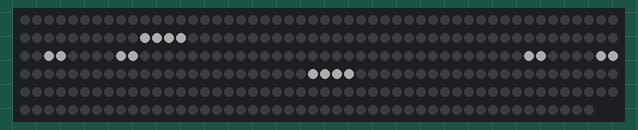
This sketch was run on a simulated Arduino Uno, built with avr-gcc and run on an emulated ATmega328P. Shown: 298 RGB LEDs in strip order, left to right, continuing on the next row. Dim RGB values are drawn brighter than linear.

Above: at 2.2 s.

The sketch:

Map_Matrix_Test_1.ino
```cpp
#include "FastLED.h"
#define NUM_LEDS 298
#define DATA_PIN 11
#define LED_TYPE WS2812
#define COLOR_ORDER GRB

CRGB leds[298];

const int xpos[] PROGMEM = {
  2813,
2747,
2681,
2616,
2550,
2485,
2419,
2354,
2288,
2223,
2157,
2091,
2026,
1960,
1895,
1829,
1764,
1698,
1633,
1567,
1502,
1436,
1370,
1305,
1239,
1174,
1108,
1043,
977,
912,
846,
780,
715,
649,
584,
518,
453,
387,
322,
256,
191,
125,
125,
191,
256,
322,
387,
453,
518,
584,
649,
715,
780,
846,
912,
977,
1043,
1108,
1174,
1239,
1305,
1370,
1436,
1502,
1567,
1633,
1698,
1764,
1829,
1895,
1960,
2026,
2091,
2157,
2223,
2288,
2354,
2419,
2485,
2550,
2616,
2681,
2747,
2812,
2812,
2747,
2681,
2616,
2550,
2485,
2419,
2354,
2288,
2223,
2157,
2091,
2026,
1960,
1895,
1829,
1764,
1698,
1633,
1567,
1502,
1436,
1370,
1305,
1239,
1174,
1108,
1043,
977,
912,
846,
780,
715,
649,
584,
518,
453,
387,
322,
256,
191,
125,
125,
191,
256,
322,
387,
453,
518,
584,
649,
715,
780,
846,
912,
977,
1043,
1108,
1174,
1239,
1305,
1370,
1436,
1502,
1567,
1633,
1698,
1764,
1829,
1895,
1960,
2025,
125,
191,
256,
322,
387,
453,
518,
584,
649,
715,
780,
846,
912,
977,
1043,
1108,
1174,
1239,
1305,
1370,
1436,
1502,
1567,
1633,
1698,
1764,
1829,
1895,
1960,
2026,
125,
191,
256,
322,
387,
453,
518,
584,
649,
715,
780,
846,
912,
977,
1043,
1108,
1174,
1239,
1305,
1370,
1436,
1502,
1567,
1633,
1698,
1764,
1829,
1895,
1960,
2026,
125,
191,
256,
322,
387,
453,
518,
584,
649,
715,
780,
846,
912,
977,
1043,
1108,
1174,
1239,
1305,
1370,
1436,
1502,
1567,
1633,
1698,
1764,
1829,
1895,
1960,
2026,
2125,
2125,
2125,
2125,
2125,
2125,
2194,
2194,
2194,
2194,
2194,
2194,
2263,
2263,
2263,
2263,
2263,
2263,
2319,
2319,
2319,
2319,
2319,
2319,
2388,
2388,
2388,
2388,
2388,
2388,
2450,
2450,
2450,
2450,
2450,
2450,
2550,
2550,
2550,
2550,
2550,
2613,
2678,
2744,
2813,
2813,
2813,
2813,
2813,
2738,
2672,
2606
};
const int ypos[] PROGMEM = {
  138,
138,
138,
138,
138,
138,
138,
138,
138,
138,
138,
138,
138,
138,
138,
138,
138,
138,
138,
138,
138,
138,
138,
138,
138,
138,
138,
138,
138,
138,
138,
138,
138,
138,
138,
138,
138,
138,
138,
138,
138,
138,
250,
250,
250,
250,
250,
250,
250,
250,
250,
250,
250,
250,
250,
250,
250,
250,
250,
250,
250,
250,
250,
250,
250,
250,
250,
250,
250,
250,
250,
250,
250,
250,
250,
250,
250,
250,
250,
250,
250,
250,
250,
250,
388,
388,
388,
388,
388,
388,
388,
388,
388,
388,
388,
388,
388,
388,
388,
388,
388,
388,
388,
388,
388,
388,
388,
388,
388,
388,
388,
388,
388,
388,
388,
388,
388,
388,
388,
388,
388,
388,
388,
388,
388,
388,
513,
513,
513,
513,
513,
513,
513,
513,
513,
513,
513,
513,
513,
513,
513,
513,
513,
513,
513,
513,
513,
513,
513,
513,
513,
513,
513,
513,
513,
513,
650,
650,
650,
650,
650,
650,
650,
650,
650,
650,
650,
650,
650,
650,
650,
650,
650,
650,
650,
650,
650,
650,
650,
650,
650,
650,
650,
650,
650,
650,
775,
775,
775,
775,
775,
775,
775,
775,
775,
775,
775,
775,
775,
775,
775,
775,
775,
775,
775,
775,
775,
775,
775,
775,
775,
775,
775,
775,
775,
775,
913,
913,
913,
913,
913,
913,
913,
913,
913,
913,
913,
913,
913,
913,
913,
913,
913,
913,
913,
913,
913,
913,
913,
913,
913,
913,
913,
913,
913,
913,
875,
809,
744,
678,
613,
547,
547,
613,
678,
744,
809,
875,
875,
809,
744,
678,
613,
547,
547,
613,
678,
744,
809,
875,
875,
809,
744,
678,
613,
547,
547,
613,
678,
744,
809,
875,
838,
772,
706,
641,
575,
575,
575,
575,
575,
641,
706,
772,
838,
838,
838,
838
};

int r = 200;      // radius of circle
int h = 1400;     // x starting center of circle
int k = 450;    // y starting center of circle
int xspeed = 80;
int yspeed = 30;


void setup() {
  delay(2000); // power-up safety delay
  FastLED.addLeds<NEOPIXEL, 11>(leds, NUM_LEDS);
  FastLED.setBrightness(50);
  FastLED.setMaxPowerInVoltsAndMilliamps(5,1500);
  set_max_power_indicator_LED(13);

  Serial.begin(9600);                                        // Initialize serial port for debugging.


}

void loop() {

  // Distance from point to a circle
  //  ∣(x1−h)2+(y1−k)2‾‾‾‾‾‾‾‾‾‾‾‾‾‾‾‾‾‾‾√−r∣∣∣
  // abs(sqrt((x-h)^2 + (y-k)^2) - r)


  for (int i = 0; i < NUM_LEDS; i++) {
    int x = pgm_read_word_near(xpos + i);                            // retrive the coordinates of each pixel
    int y = pgm_read_word_near(ypos + i);

    long xdist = pow(x-h, 2);
    long ydist = pow(y-k, 2);

    int square = sqrt(xdist + ydist);

    int distance = (square - r);

    if (distance < 0){
      distance = distance * -1;
    }

    // long distance = abs(sqrt( long sq(x-h) + sq(y-k) ) - r);  // calculate the distance of the pixel from the circle

    CRGB this_color;                                      // create a variable for the color

    // Set each pixel to the correct color (close to the circle is white)
    if (distance < 50) {
      this_color = CRGB(255, 255, 255);
      } else {
        this_color = CRGB(0, 0, 0);
      }

    // Use the method to change the color of the pixel
    turnOnOneLight(this_color, i);
  }

  // Show the led strip
  FastLED.show();

  if (h + xspeed > 2800 && xspeed > 0) {
      xspeed = xspeed * -1;
      }

  if (h + xspeed < 200 && xspeed < 0) {
      xspeed = xspeed * -1;
      }

  if (k + yspeed > 800 && yspeed > 0) {
      yspeed = yspeed * -1;
      }

  if (k + yspeed < 200 && yspeed < 0) {
      yspeed = yspeed * -1;
      }

  h =  h + xspeed;
  k =  k + yspeed;

}

// Change the color of one pixel
void turnOnOneLight(CRGB color, int index){
    // Simple function to change the color of a LED and display the strip
    // Input an RGB color and the index of the light to change

    // Change the color of the led at this index
    leds[index] = color;

}
```
